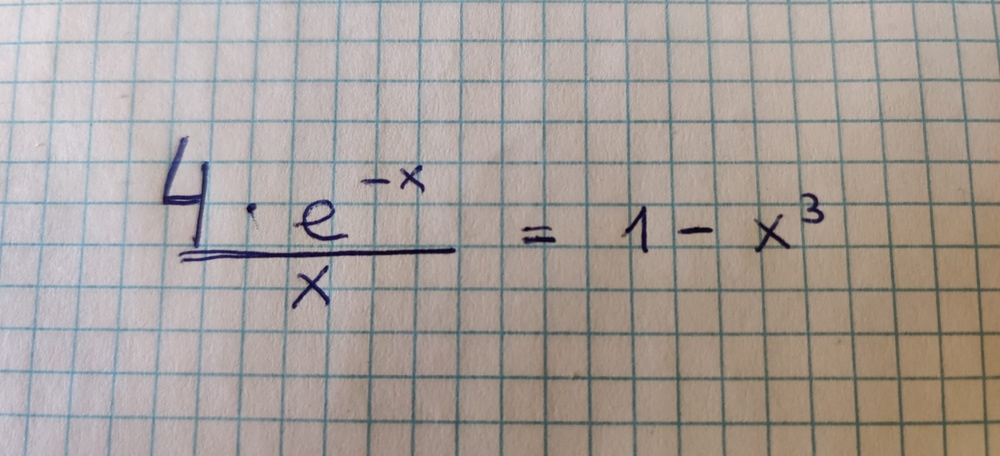
#> input picture exp.jpeg, 1000 x 456 px, shrunk from 2000 x 912 before the run
$ python -i xy_segmentation.py   (imports and definitions only)   (older library calls are emulated)
#> lines starting #> are read from the running program, lines starting #| are printed output that depends on the picture; after the words box and inside, x2 and y2 are one past the last pixel; in counts of white or black regions, pixels touching at a corner belong together
# -*- coding: utf-8 -*-
"""
Created on Thu Jan 14 18:43:19 2021

@author: Carlos
"""

import cv2 as cv
import matplotlib.pyplot as plt
import numpy as np
import pathlib
import os
from scipy.ndimage.measurements import label


# [186 lines left out: functions _x_division, _y_division, _root_removal, _division_step, _show_image, not called in this run]


def xy_segmentation(img_path, *, pad=[3] * 4, debug=False):
#> called with img_path = '../exp.jpeg', debug = False
    continue_division = True
    img = cv.imread(str(img_path), 0)
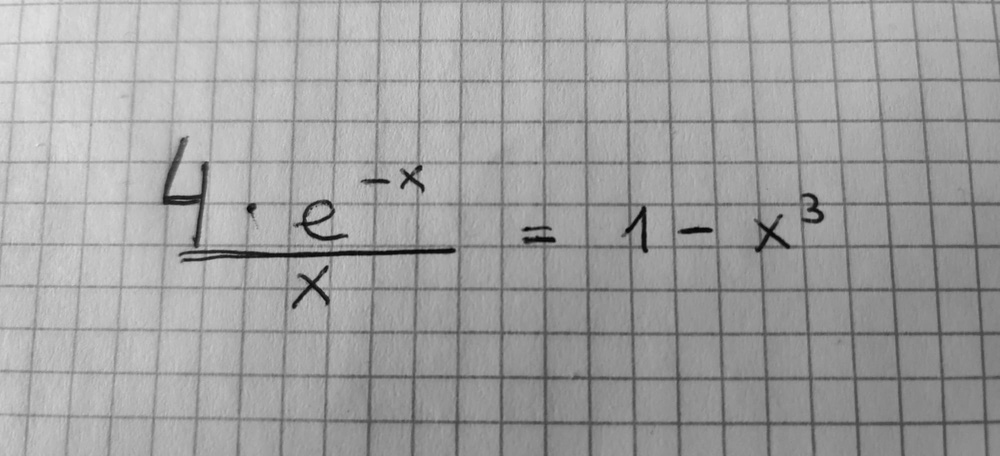
#> img: shape (456, 1000); min 3, max 228, mean 160.6
    # Apply padding
    img = cv.copyMakeBorder(img, *pad, cv.BORDER_CONSTANT, value=255)
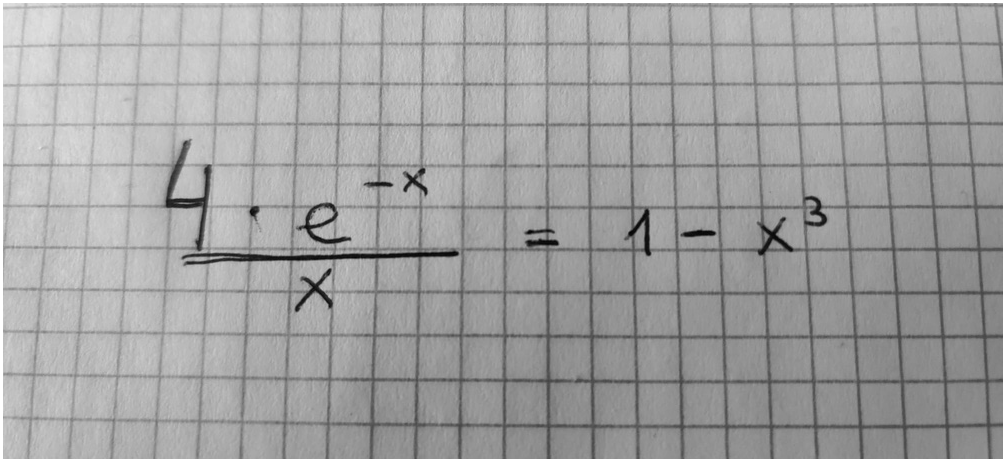
#> img: shape (462, 1006); min 3, max 255, mean 162.4

    # Prepare image and negative in grayscale
    _, img = cv.threshold(img, 230, 255, cv.THRESH_BINARY)
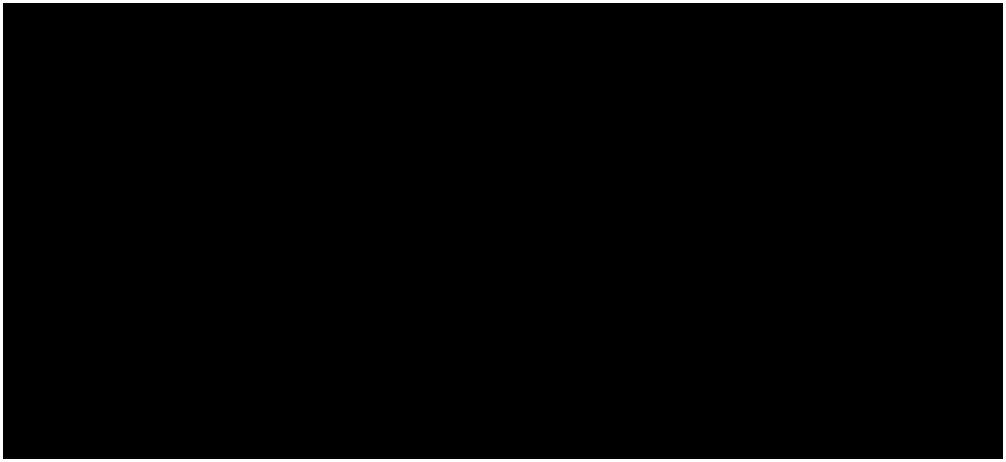
#> img: shape (462, 1006); 1.9% white; 1 white region, box (x1, y1, x2, y2) and area: (0, 0, 1006, 462) 8772

    imgs = [
            [
                [
                    ('b',)
                ],
                [img]
            ]
        ]

    while continue_division and len(imgs) < 4:
        # flag to determine whether the division is complete or not
        continue_division = False
        # Add new component to image list
        imgs.append([[],[]])
        for idx, im in enumerate(imgs[-2][1]):
            print(f'starting division of order {len(imgs) - 1} of picture {idx}')
            try:
                # Expect different returns depending on OpenCV version
                if int(cv.__version__.split('.')[0]) < 4:
                    _, contours, _ = cv.findContours(im, cv.RETR_TREE, cv.CHAIN_APPROX_SIMPLE)
                else:
                    contours, _ = cv.findContours(im, cv.RETR_TREE, cv.CHAIN_APPROX_SIMPLE)

            except TypeError as error:
                print('Conflicting image is:')
                print(im)
                raise TypeError(error)
            # If there is more than one contour, division can still happen
            if len(contours) > 2:
                print(f'detected {len(contours) - 1} contours')
                im2 = im.copy()
                for i, _ in enumerate(contours):
                    cv.drawContours(im2, contours, i, (100, 100, 100), 1)
                continue_division = True
                _show_image(im2, f'division of order {len(imgs) - 1} of picture {idx}')

                division_results = _division_step(im, pad=pad, debug=debug)
                imgs[-1][0].append(division_results[0])
                imgs[-1][1].extend(division_results[1])
            else:
                print('just one contour detected')
                imgs[-1][0].append(('n',))
                imgs[-1][1].append(im)
#> this loop made 1 pass
#| starting division of order 1 of picture 0
#| just one contour detected
#> after the loop, imgs = 2 items
    return imgs

# [18 lines not run here, left out]

>>> result = xy_segmentation('../exp.jpeg')
#> result = 2 items
